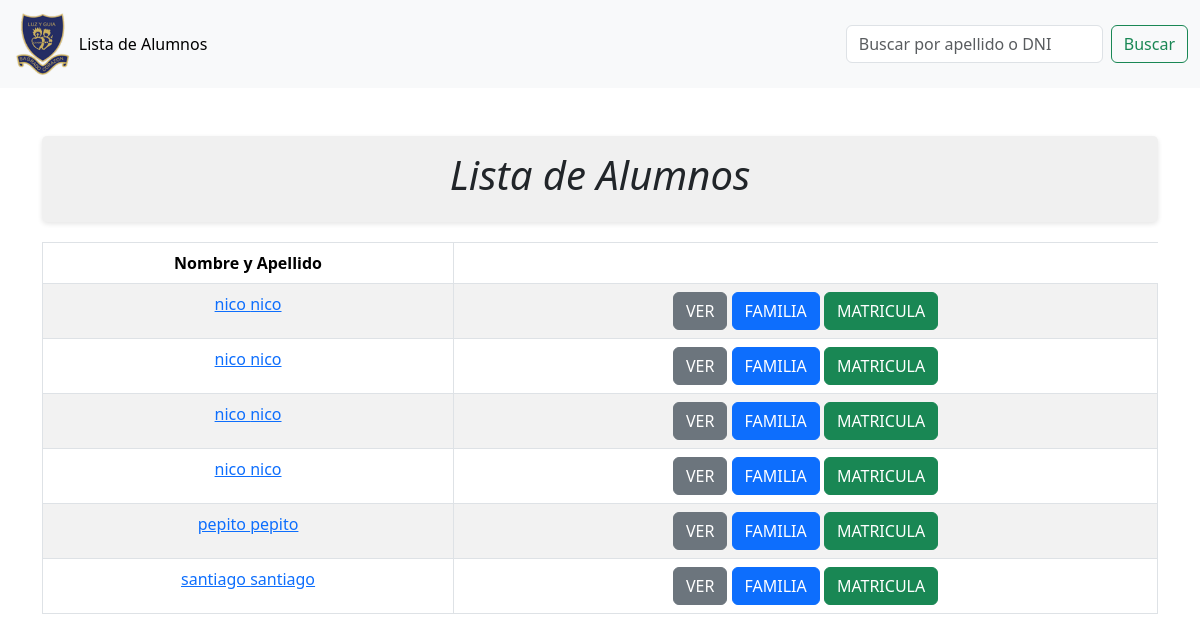
Before: /alumnos/ with the older database file.
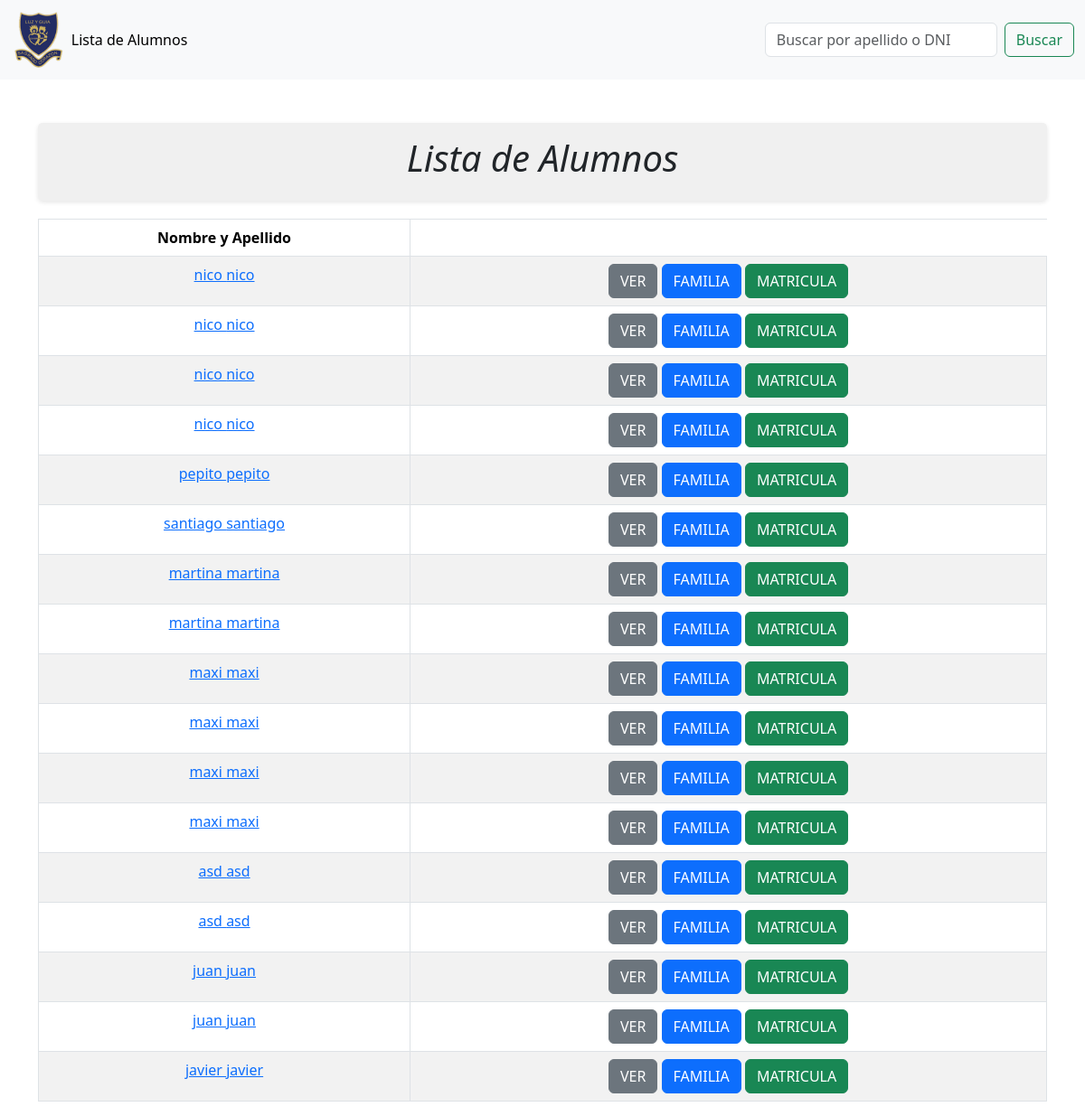
After: the same page with the newer database file.
### colegio/models.py (models this page shows, shortened)
class Alumnos(models.Model):
    id_alumno = models.AutoField(primary_key=True)
    id_familia =models.ForeignKey(Familias, verbose_name='Apellido de la Familia', on_delete=models.CASCADE)
    Nombre = models.CharField(max_length=50)
    Apellido = models.CharField(max_length=50)
    DNI = models.CharField(max_length=10)
    Correo_Electronico_Particular = models.EmailField(max_length=254, blank=True)
    Correo_Electronico_Institucional = models.EmailField(max_length=254, blank=True)
    Direccion = models.CharField(max_length=100)
    Localidad = models.ForeignKey(Localidad,on_delete=models.CASCADE)
    Nacionalidad = models.ForeignKey(Nacionalidad,on_delete=models.CASCADE)
    Colegio = models.ForeignKey(Colegio,on_delete=models.CASCADE)
    Sexo = models.ForeignKey(Sexo,on_delete=models.CASCADE)
    Fecha_de_Nacimiento = models.DateField()
    Lugar_de_nacimiento = models.CharField(max_length=100)
    Casas = models.ForeignKey(Casas,on_delete=models.CASCADE)
    estado_dispositivos = models.CharField(max_length=50)
    fecha_creacion = models.DateTimeField(default=timezone.now)
    fecha_modificacion = models.DateTimeField( default=timezone.now)

### colegio/views.py (the view)
# urls.py: path('alumnos/', views.alumnos, name= "alumnos"), #MOSTRARALUMNOS
def alumnos(request):
    query = request.GET.get('query')
    if query:
        alumnos = Alumnos.objects.filter(
            Q(Apellido__icontains=query) |
            Q(DNI__icontains=query)
        )
    else:
        alumnos = Alumnos.objects.all()
    return render(request, 'alumnos.html', {'alumnos': alumnos})

### templates/alumnos.html (shortened to what this page needs)
{% load static %}
<!DOCTYPE html>
<html lang="en">
<head>
    <link href="https://cdn.jsdelivr.net/npm/bootstrap@5.3.3/dist/css/bootstrap.min.css" rel="stylesheet">
    <link rel="stylesheet" href="https://cdn.jsdelivr.net/npm/bootstrap-icons@1.11.3/font/bootstrap-icons.min.css">
</head>
<body>
    <header>
        <nav class="navbar navbar-expand-lg bg-body-tertiary">
            <div class="container-fluid">
              <img src="{% static 'img/escudo.png' %}" width="5%" alt="Logo">
              <div class="collapse navbar-collapse" id="navbarSupportedContent">
                <ul class="navbar-nav me-auto mb-2 mb-lg-0">
                  <li class="nav-item">
                    <a class="nav-link active" aria-current="page" href='{% url 'alumnos'%}'>Lista de Alumnos</a>
                  </li>
                </ul>
                <form class="d-flex" role="search" method="GET">
                  <input class="form-control me-2" type="text" name="query" placeholder="Buscar por apellido o DNI" aria-label="Search">
                  <button class="btn btn-outline-success" type="submit">Buscar</button>
                </form>
              </div>
            </div>
          </nav>
    </header>
    <div class="container mt-5">
        <div class="title-block">
            <h1 class="text-center">Lista de Alumnos</h1>
        </div>
        <div class="table-container">
            <table class="table table-striped table-bordered text-center" style="width: 100%;">
                <thead>
                    <tr>
                        <th scope="col">Nombre y Apellido</th>
                    </tr>
                </thead>
                <tbody>
                    {% for alumno in alumnos %}
                    <tr>
                        <td>
                            <a href="{% url 'mostraralumnofamilia' alumno.id_alumno %}">{{ alumno.Nombre }} {{ alumno.Apellido }}</a>
                        </td>
                        <td>
                            <a href="{% url 'mostraralumnofamilia' alumno.id_alumno %}" class="btn btn-secondary">VER</a>
                            <a href="{% url 'detallefamilia' alumno.id_familia.id %}" class="btn btn-primary">FAMILIA</a>
                            <a href="{% url 'ver_matriculas' alumno.id_alumno %}" class="btn btn-success">MATRICULA</a>
                        </td>
                    </tr>
                    {% endfor %}
                </tbody>
            </table>
        </div>
    </div>
</body>
</html>

### templates/alumnos.html (style rules this page uses)
body { margin: 0; display: flex; flex-direction: column; height: 100vh; }
.container { flex: 1; display: flex; flex-direction: column; align-items: center; }
.title-block { background-color: #f0f0f0; padding: 15px; border-radius: 5px; box-shadow: 0 2px 5px rgba(0, 0, 0, 0.1); width: 100%; margin-bottom: 20px; }
.title-block h1 { font-style: italic; text-align: center; }
.table-container { width: 100%; }

Changed rows visible on the page:
added Alumnos: Nombre "martina", Apellido "martina"
added Alumnos: Nombre "martina", Apellido "martina"
added Alumnos: Nombre "maxi", Apellido "maxi"
added Alumnos: Nombre "maxi", Apellido "maxi"
added Alumnos: Nombre "maxi", Apellido "maxi"
added Alumnos: Nombre "maxi", Apellido "maxi"
added Alumnos: Nombre "asd", Apellido "asd"
added Alumnos: Nombre "asd", Apellido "asd"
added Alumnos: Nombre "juan", Apellido "juan"
added Alumnos: Nombre "juan", Apellido "juan"
added Alumnos: Nombre "javier", Apellido "javier"
